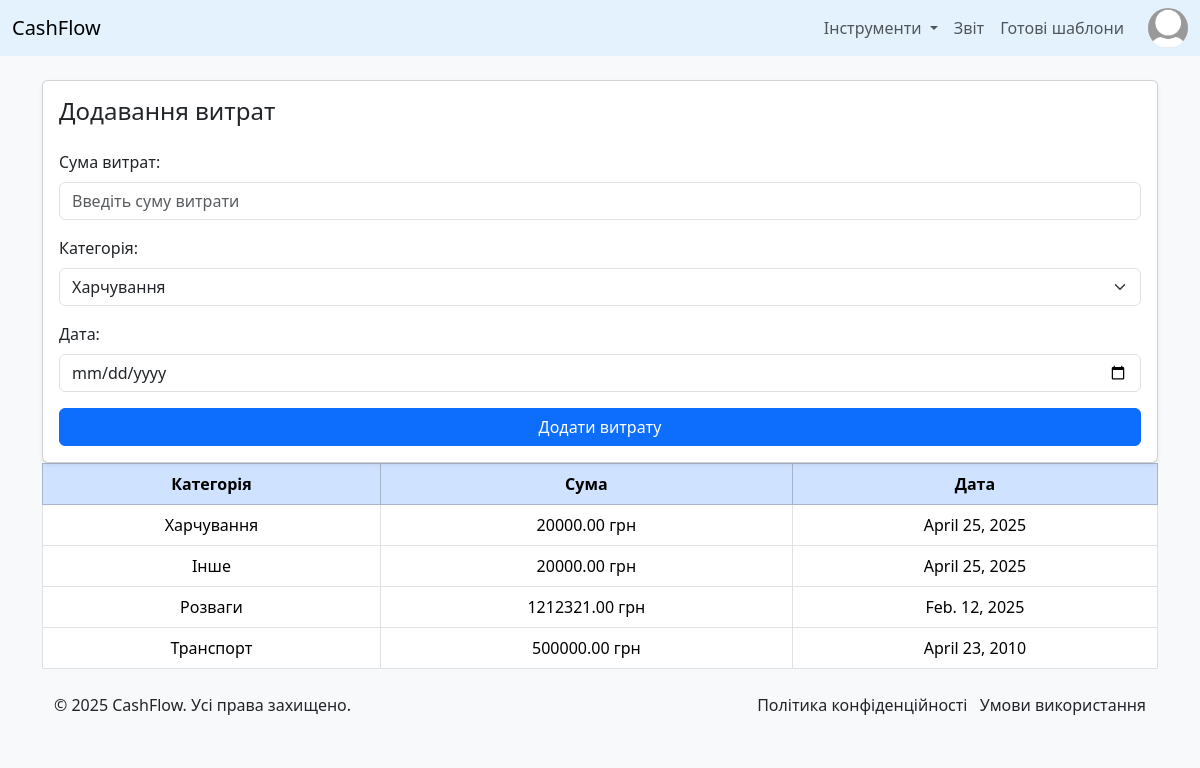
/createPlan/ (signed in), run on an earlier commit of the app's database.
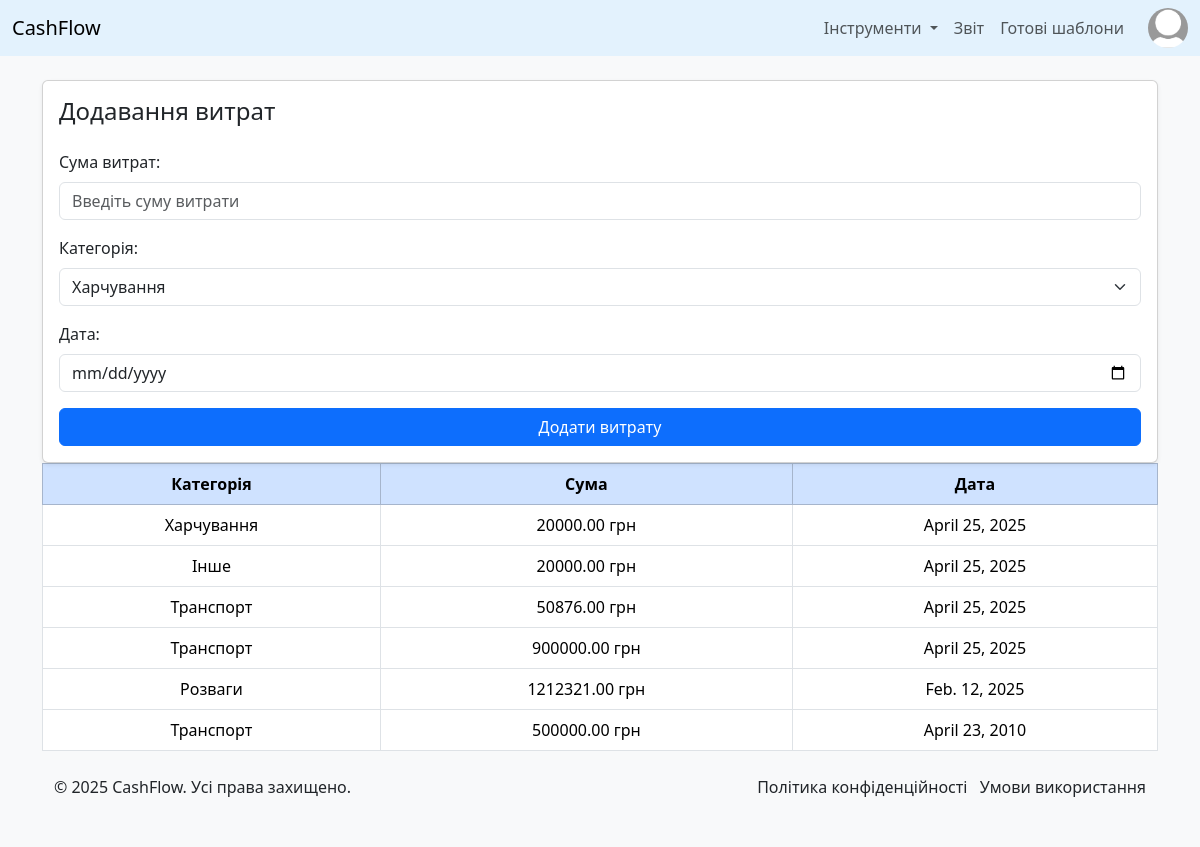
And on a later commit of the database.
### main/models.py (models this page shows, shortened)
class Expense(models.Model):
    CATEGORY_CHOICES = [
        ('food', 'Харчування'),
        ('transport', 'Транспорт'),
        ('entertainment', 'Розваги'),
        ('other', 'Інше'),
    ]
    amount = models.DecimalField(max_digits=10, decimal_places=2)
    category = models.CharField(max_length=50, choices=CATEGORY_CHOICES)
    date = models.DateField()
    time_added = models.DateTimeField(auto_now_add=True)  # Точний час додавання витрати

### main/views.py (the view, shortened to what this page needs)
# urls.py: path('createPlan/', views.add_expense, name='createPlan'),
@login_required
def add_expense(request):
    expenses = Expense.objects.all().order_by('-date')
    return render(request, 'createPlan.html', {'expenses': expenses})

### cashflow/templates/createPlan.html (shortened to what this page needs)
<!DOCTYPE html>
<html lang="uk">
<head>
  <link href="https://cdn.jsdelivr.net/npm/bootstrap@5.3.3/dist/css/bootstrap.min.css" rel="stylesheet">
</head>
<body class="bg-light">
{% include 'partials/header.html' %}
<div class="container py-4">
  <div class="card shadow-sm">
    <div class="card-body">
      <h4 class="card-title mb-4">Додавання витрат</h4>
      <form id="expense-form">
        <div class="mb-3">
          <label for="amount" class="form-label">Сума витрат:</label>
          <input type="number" class="form-control" id="amount" placeholder="Введіть суму витрати" required>
        </div>
        <div class="mb-3">
          <label for="category" class="form-label">Категорія:</label>
          <select class="form-select" id="category" required>
            <option selected>Харчування</option>
          </select>
        </div>
        <div class="mb-3">
          <label for="date" class="form-label">Дата:</label>
          <input type="date" class="form-control" id="date" required>
        </div>
        <button type="submit" class="btn btn-primary w-100">Додати витрату</button>
      </form>
    </div>
  </div>
  <table class="table table-hover table-bordered text-center mb-0" id="expenses-table">
    <thead class="table-primary">
      <tr>
        <th>Категорія</th>
        <th>Сума</th>
        <th>Дата</th>
      </tr>
    </thead>
    <tbody>
      {% for expense in expenses %}
      <tr>
        <td>{{ expense.category }}</td>
        <td>{{ expense.amount }} грн</td>
        <td>{{ expense.date }}</td>
      </tr>
      {% endfor %}
    </tbody>
  </table>
{% include 'partials/footer.html' %}
</body>
</html>

What changed in the data, as far as the page shows it:
added Expense: category "Транспорт", amount "50876.00", date "April 25, 2025"
added Expense: category "Транспорт", amount "900000.00", date "April 25, 2025"
